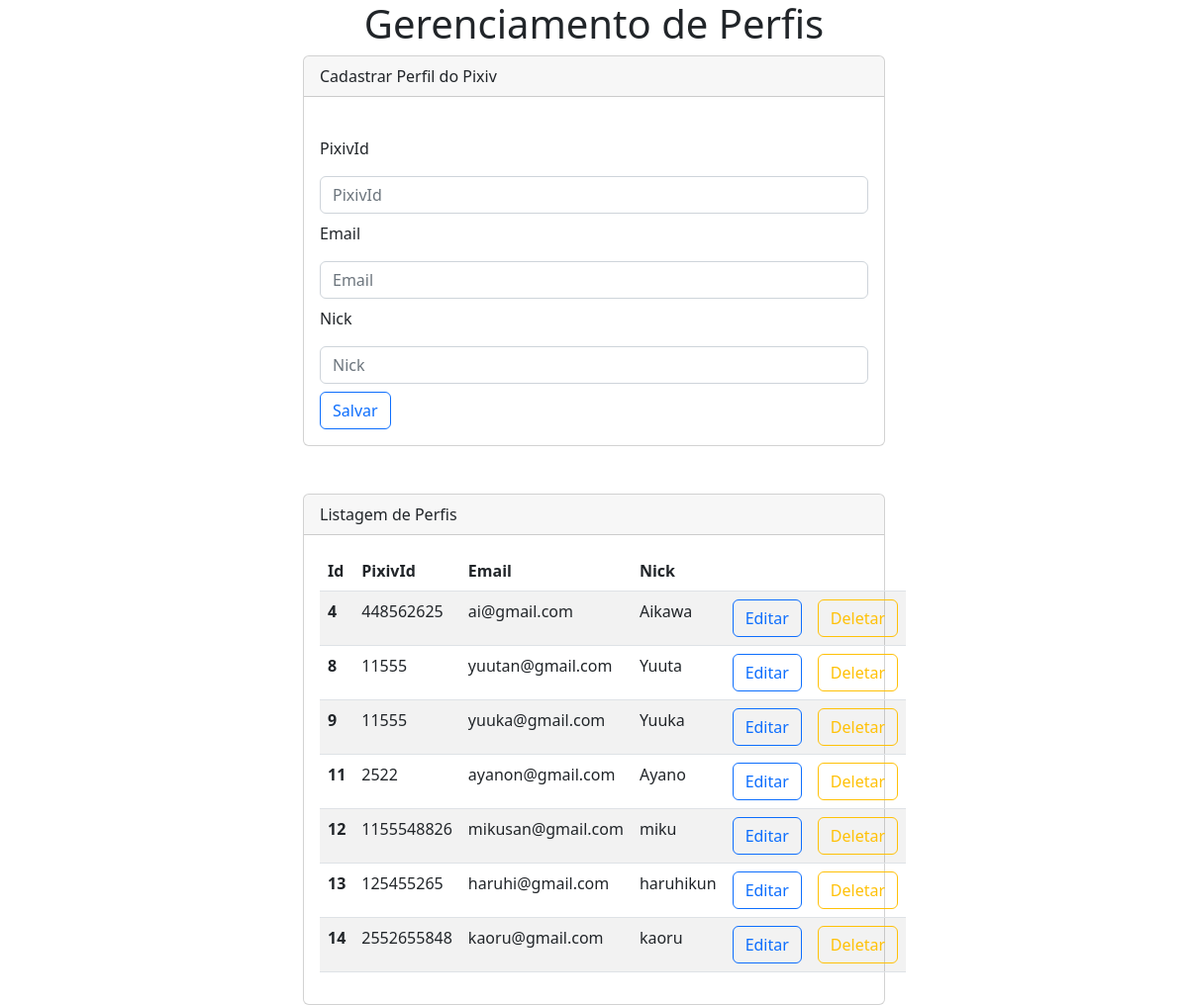
The page / on the database its author committed.
### app/models.py (models this page shows)
class Profile(models.Model):
    PixivId = models.CharField(max_length=10)
    Email = models.CharField(max_length=30)
    Nick = models.CharField(max_length=30)

### app/views.py (the view)
# urls.py: 2. Add a URL to urlpatterns:  path('', views.home, name='home')
def home(request):
    data = {}
    data['dbs'] = Profile.objects.all()
    data['form'] = ProfileForms
    data['action'] = 'Cadastrar'
    return render(request, 'Index.html', data)

### app/templates/Index.html (shortened to what this page needs)
<!DOCTYPE html>
<html lang="pt-BR">
<head>
    <link href="https://cdn.jsdelivr.net/npm/bootstrap@5.2.2/dist/css/bootstrap.min.css" rel="stylesheet">
</head>
<body>
    <main>
            <h1 class="text-center">Gerenciamento de Perfis </h1>
            <div class="row">
                <div class="col-sm-6 m-auto">
                    <div class="card">
                        <form name = "form" action="{%if db%}/update/{{db.id}}/{%else%}/create/{% endif %}" id = "form" method="post">
                            <div class="card-header">
                               {{ action }} Perfil do Pixiv
                            </div>
                        <div class="card-body">
                            <br>
                            <label>PixivId</label>
                            <div class="form-group mt-3">
                                {{form.PixivId}}
                            </div>
                            <label class="mt-2">Email</label>
                            <div class="form-group mt-3">
                                {{form.Email}}
                            </div>
                            <label class="mt-2">Nick</label>
                            <div class="form-group mt-3 ">
                                {{form.Nick}}
                            </div>
                            <button type= "submit" id = "btn_salvar" class="mt-2 btn btn-outline-primary">Salvar</button>
                        </div>
                        </form>
                    </div>
                </div>
            </div>
            <div id ="Card"class="row">
                <div class="col-sm-6 m-auto mt-5" id="table">
                        <div class="card">
                                <div class="card-header">
                                        Listagem de Perfis
                                </div>
                                <div class="card-body">
                                    <table class="table table-striped">
                                          <thead>
                                            <tr>
                                                <th scope="col">Id</th>
                                                <th scope="col">PixivId</th>
                                                <th scope="col">Email</th>
                                                <th scope="col">Nick</th>
                                                <th scope="col"></th>
                                                <th scope="col"></th>
                                            </tr>
                                          </thead>
                                          <tbody>
                                            {%for val in dbs%}
                                            <tr>
                                                <th>{{val.id}}</th>
                                                <td>{{val.PixivId}}</td>
                                                <td>{{val.Email}}</td>
                                                <td>{{val.Nick}}</td>
                                                <td><a href="/modify/{{val.id}}" class="btn btn-outline-primary">Editar</a></td>
                                                <td><a href="/delete/{{val.id}}" class="btn btn-outline-warning btn-delete">Deletar</a></td>
                                            </tr>
                                            {%endfor%}
                                          </tbody>
                                        </table>
                                </div>
                        </div>
                </div>
            </div>
    </main>
    {% load static %}
</body>
</html>

### rows shown on the page
Profile: id "4", PixivId "448562625", Email "ai@gmail.com", Nick "Aikawa"
Profile: id "8", PixivId "11555", Email "yuutan@gmail.com", Nick "Yuuta"
Profile: id "9", PixivId "11555", Email "yuuka@gmail.com", Nick "Yuuka"
Profile: id "11", PixivId "2522", Email "ayanon@gmail.com", Nick "Ayano"
Profile: id "12", PixivId "1155548826", Email "mikusan@gmail.com", Nick "miku"
Profile: id "13", PixivId "125455265", Email "haruhi@gmail.com", Nick "haruhikun"
Profile: id "14", PixivId "2552655848", Email "kaoru@gmail.com", Nick "kaoru"

### other values the page prints
{{ action }} "Cadastrar"
